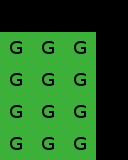

Below is a game level as drawn by its tile map, then a one-line description and the .tmx that defines it (tile-layer data replaced by summaries):
An orthogonal 4x5 tile map with 32x32 px tiles, 2 tile layers (objects, constraints), 2 hidden layers not drawn, 7 tilesets.

<map version="1.0" orientation="orthogonal" width="4" height="5" tilewidth="32" tileheight="32">
 <tileset firstgid="1" name="furniture-modern" tilewidth="32" tileheight="32">
  <image source="../maps/graphics/tiles/furniture-modern.png" width="512" height="512" />
 </tileset>
 <tileset firstgid="257" name="furniture-placement" tilewidth="32" tileheight="32">
  <image source="../maps/graphics/tiles/furniture-placement.png" width="64" height="64" />
  <tile id="2">
   <properties>
    <property name="constraint" value="ground" />
   </properties>
  </tile>
  <tile id="3">
   <properties>
    <property name="constraint" value="wall" />
   </properties>
  </tile>
 </tileset>
 <tileset firstgid="261" name="collision" tilewidth="32" tileheight="32">
  <image source="../maps/graphics/tiles/collision.png" width="64" height="64" />
  <tile id="0">
   <properties>
    <property name="collision" value="short" />
   </properties>
  </tile>
 </tileset>
 <tileset firstgid="265" name="furniture-lab" tilewidth="32" tileheight="32">
  <image source="../maps/graphics/tiles/furniture-lab.png" width="512" height="512" />
 </tileset>
 <tileset firstgid="521" name="future-obj3" tilewidth="32" tileheight="32">
  <image source="../image-atlases/future-obj3.png" width="512" height="512" />
 </tileset>
 <tileset firstgid="777" name="future-obj4" tilewidth="32" tileheight="32">
  <image source="../image-atlases/future-obj4.png" width="512" height="512" />
 </tileset>
 <tileset firstgid="1033" name="future-obj1" tilewidth="32" tileheight="32">
  <image source="../image-atlases/future-obj1.png" width="512" height="512" />
 </tileset>
 <layer name="objects" width="4" height="5">
  <data>[20 cells, 8 non-empty, 8 distinct tile ids]</data>
 </layer>
 <layer name="constraints" width="4" height="5">
  <data>[20 cells, 12 non-empty, 1 distinct tile ids]</data>
 </layer>
 <layer name="collision" width="4" height="5" visible="0">
  <data>[20 cells, 4 non-empty, 1 distinct tile ids]</data>
 </layer>
 <layer name="buffer" width="4" height="5" visible="0">
  <data>[20 cells, 16 non-empty, 1 distinct tile ids]</data>
 </layer>
</map>
